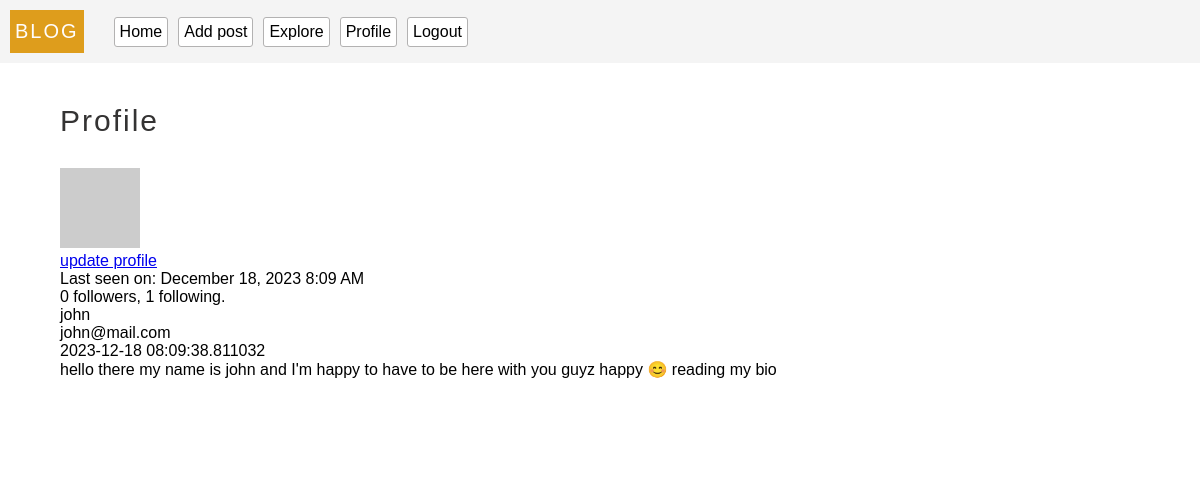
The app's page /profile (signed in), older data.
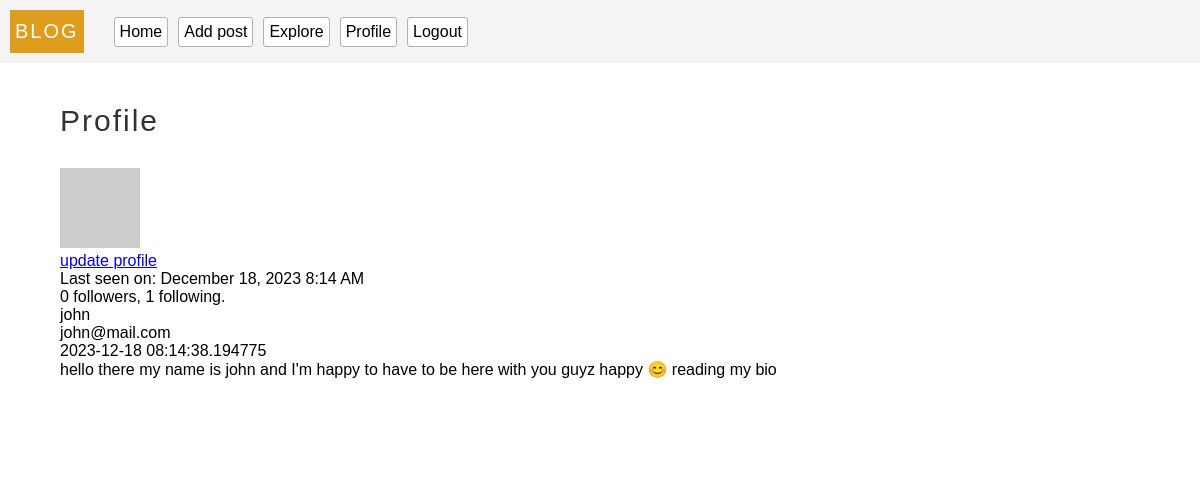
The same page, newer data.
### models.py (models this page shows, shortened)
class User(db.Model, UserMixin):
  __tablename__ = 'users'
  id = db.Column(db.Integer, primary_key = True)
  username = db.Column(db.String(100), unique = True, index = True)
  email = db.Column(db.String(100), index = True, unique = True)
  password = db.Column(db.String(200))
  last_seen = db.Column(db.DateTime, default=datetime.utcnow, index = True)
  about_me = db.Column(db.String, nullable=True)
  posts = db.relationship(
    'Post',
    backref = 'author',
    lazy = 'dynamic'
  )
  followed = db.relationship(
    'User',
    secondary = followers,
    primaryjoin = (followers.c.follower_id == id),
    secondaryjoin = (followers.c.followed_id == id),
    backref = db.backref('followers', lazy='dynamic'),
    lazy = 'dynamic'
  )
  follower = db.relationship(
    'User',
    secondary = followers,
    primaryjoin = (followers.c.followed_id == id),
    secondaryjoin = (followers.c.follower_id == id),
    backref = db.backref('followed_user', lazy='dynamic'),
    lazy = 'dynamic'
  )
  def avatar(self, size='80'):
    digest = md5(str(self.email).lower().encode('utf-8')).hexdigest()
    return f'https://gravatar.com/avatar/{digest}?d=identicon&s={size}'
  def update_last_seen(self):
    self.last_seen = datetime.utcnow()
    db.session.commit()
  @login.user_loader
  def get_user(id):
    return User.query.get(int(id))

### server.py (the view)
@app.route('/profile')
@login_required
def profile():
  return render_template('profile.html', title='Profile', user = current_user, posts = current_user.posts)

### server.py (called while the page is built)
@app.before_request
def validate():
  if current_user.is_authenticated:
    current_user.update_last_seen()

### templates/profile.html (shortened to what this page needs)
{% extends 'base.html'%}
{% block content %}
  <p class="header">Profile</p>
  <div class="profile-photo-container">
    <img class="profile-photo" src="{{current_user.avatar()}}" alt="photo"/>
    <p><a href="{{url_for('update_profile')}}"> update profile</a></p>
  </div>
  {% if user.last_seen %}<p>Last seen on: {{moment(user.last_seen).format('LLL') }}</p>{% endif %}
  <p>{{ user.follower.count() }} followers, {{ user.followed.count() }} following.</p>
  <p>{{current_user.username}}</p>
  <p>{{current_user.email}}</p>
  <p>{{current_user.last_seen}}</p>
  {% if user.about_me %}<p>{{ user.about_me }}</p>{% endif %}
  <br><br>
{% endblock %}

### templates/base.html (shortened to what this page needs)
<!DOCTYPE html>
<html lang="en">
<head>
  <link rel="stylesheet" href="/static/styles/base.css">
</head>
<body>
  <nav>
    <ul class="nav-bar">
      <p class="logo">BLOG </p>
      <li>
        <a href="{{url_for('index')}}">Home</a>
      </li>
      {% if current_user.is_authenticated %}
      <li>
        <a href="{{url_for('add_post')}}"> Add post</a>
      </li>
      <li>
        <a href="{{url_for('explore')}}">Explore</a>
      </li>
      <li>
        <a href="{{url_for('profile')}}">Profile</a>
      </li>
      <li>
        <a href="{{url_for('logout')}}">Logout</a>
      </li>
      {% endif %}
    </ul>
  </nav>
<div class="container">
  {% block content%}
  {% endblock %}
</div>
</body>
</html>

### static/styles/base.css (style rules this page uses)
* { padding:0px; margin: 0px; box-sizing: border-box; }
body { font-family: 'Lucida Sans', 'Lucida Sans Regular', 'Lucida Grande', 'Lucida Sans Unicode', Geneva, Verdana, sans-serif; }
.nav-bar { display:flex; margin-bottom: 5px; align-items: center; background-color: #f4f4f4; padding:10px; }
.nav-bar>.logo { font-size: 20px ; color: rgb(255, 253, 253); background-color: rgb(222, 157, 28); padding:10px 5px; letter-spacing: 2px; margin-right: 30px; }
.nav-bar>li { background-color: rgb(255, 255, 255); color:black; padding:5px; margin-right: 10px; cursor: pointer; border-radius: 3px; border: solid 1px rgb(179, 178, 178); list-style: none; text-align: center; transition: all 0.1s; }
.nav-bar>li>a { color: black; text-decoration: none; text-align: center; }
.container { padding:3% 5%; background-color: #fff; }
.header { font-size: 30px; color:rgb(52, 51, 51); letter-spacing: 2px; margin-bottom: 30px; }

Row changes from the older to the newer data that the page shows:
changed User "john": last_seen "December 18, 2023 8:09 AM" → "December 18, 2023 8:14 AM"; last_seen "2023-12-18 08:09:38.811032" → "2023-12-18 08:14:38.194775"
